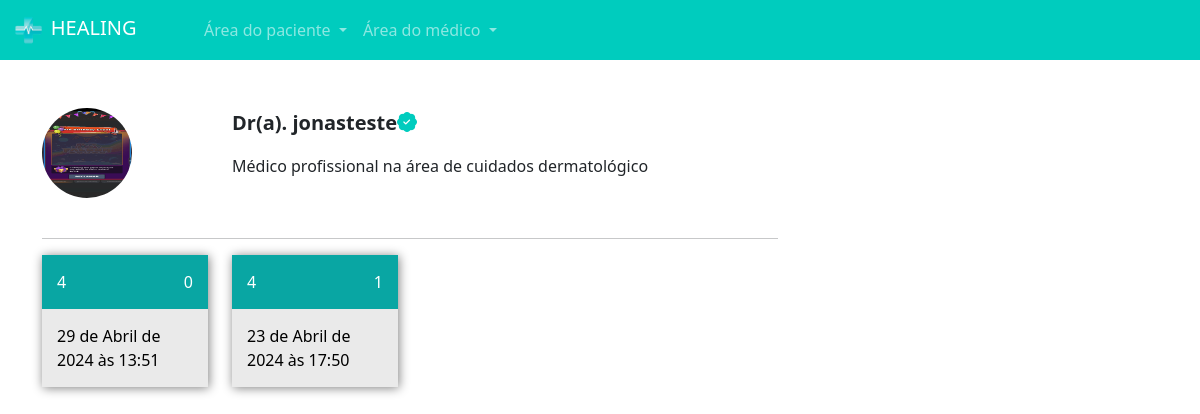
The page /pacientes/escolher_horario/1 (signed in) on the database as committed earlier.
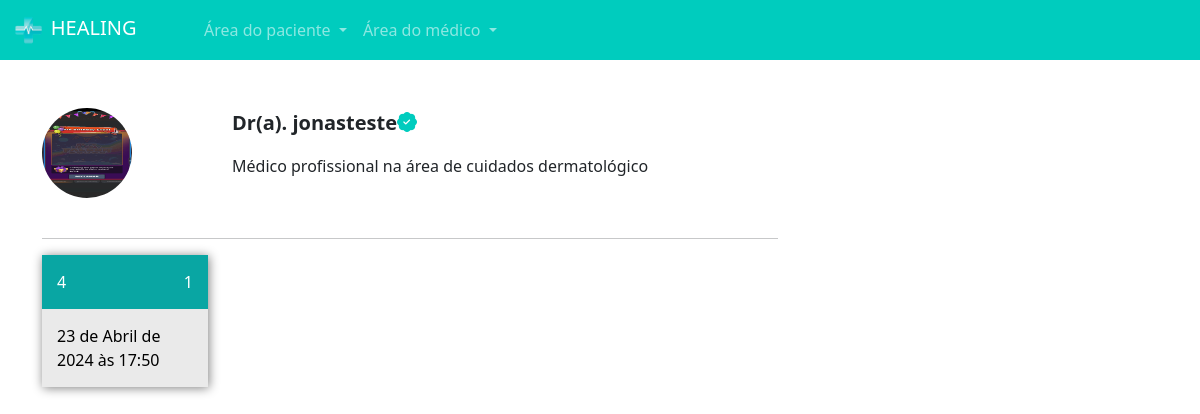
The same page on the database as committed later.
### medico/models.py (models this page shows, shortened)
class DatasAbertas(models.Model):
    data = models.DateTimeField()
    user = models.ForeignKey(User, on_delete=models.DO_NOTHING)   # Esse usuário é o Médico
    agendado = models.BooleanField(default=False)

### paciente/views.py (the view)
# urls.py: path('escolher_horario/<int:id_dados_medicos>', views.escolher_horario, name='escolher_horario'),
def escolher_horario(request, id_dados_medicos):
    if request.method == "GET":
        medico = DadosMedicos.objects.get(id=id_dados_medicos)
        datas_abertas = DatasAbertas.objects.filter(user=medico.user).filter(data__gte=datetime.now()).filter(agendado=False)
        return render(request, 'escolher_horario.html', {'medico': medico, 'datas_abertas': datas_abertas, 'is_medico': is_medico(request.user)})

### medico/models.py (called while the page is built)
def is_medico(user):
    return DadosMedicos.objects.filter(user=user).exists()

### paciente/templates/escolher_horario.html (shortened to what this page needs)
{% extends "base.html" %}
{% load static %}
{% block 'head' %}
    <link rel="stylesheet" href="{% static 'medicos/css/abrir_horario.css' %}">
    <link rel="stylesheet" href="{% static 'usuarios/css/usuarios.css' %}">
    <link rel="stylesheet" href="{% static 'medicos/css/cadastro_medico.css' %}">
    <link rel="stylesheet" href="{% static 'pacientes/css/home.css' %}">
    <link rel="stylesheet" href="https://cdn.jsdelivr.net/npm/bootstrap-icons@1.11.3/font/bootstrap-icons.min.css">
{% endblock 'head' %}
{% block 'body' %}
{% include "partials/navbar.html" %}
    <div class="container">
        <br><br>
        <div class="row">
            <div class="col-md-8">
                <div class="row">
                    <div class="col-md-3"><img src="{{medico.foto.url}}" class="foto-perfil-card" alt=""></div>
                    <div class="col-md">
                        <p style="font-size: 20px" class="p-bold">Dr(a). {{medico.nome}}<i class="bi bi-patch-check-fill icon-main"></i></p>
                        <p>{{medico.descricao}}</p>
                    </div>
                </div>
                <br>
                <hr>
                <div class="row">
                    {% for data_aberta in datas_abertas %}
                    <div class="col-md-3">
                      <a class="link" href="{% url "agendar_horario" data_aberta.id %}">
                        <div class='selecionar-dia'>
                          <div class="header-dias">
                            <span class="mes">
                              {{data_aberta.data.month}}
                            </span>
                            <span class="dia-semana">
                              {{data_aberta.data.weekday}}
                            </span>
                          </div>
                          <div class="conteudo-data">
                            {{data_aberta.data}}
                          </div>
                        </div>
                      </a>
                      <br>
                    </div>
                  {% endfor %}
                </div>
            </div>
            <div class="col-md-4">
            </div>
        </div>
    </div>
{% endblock 'body' %}

Rows that differ between the two databases and show on the page:
no longer on this page (row edited): DatasAbertas: data.month "4", data.weekday "0", data "29 de Abril de 2024 às 13:51"
